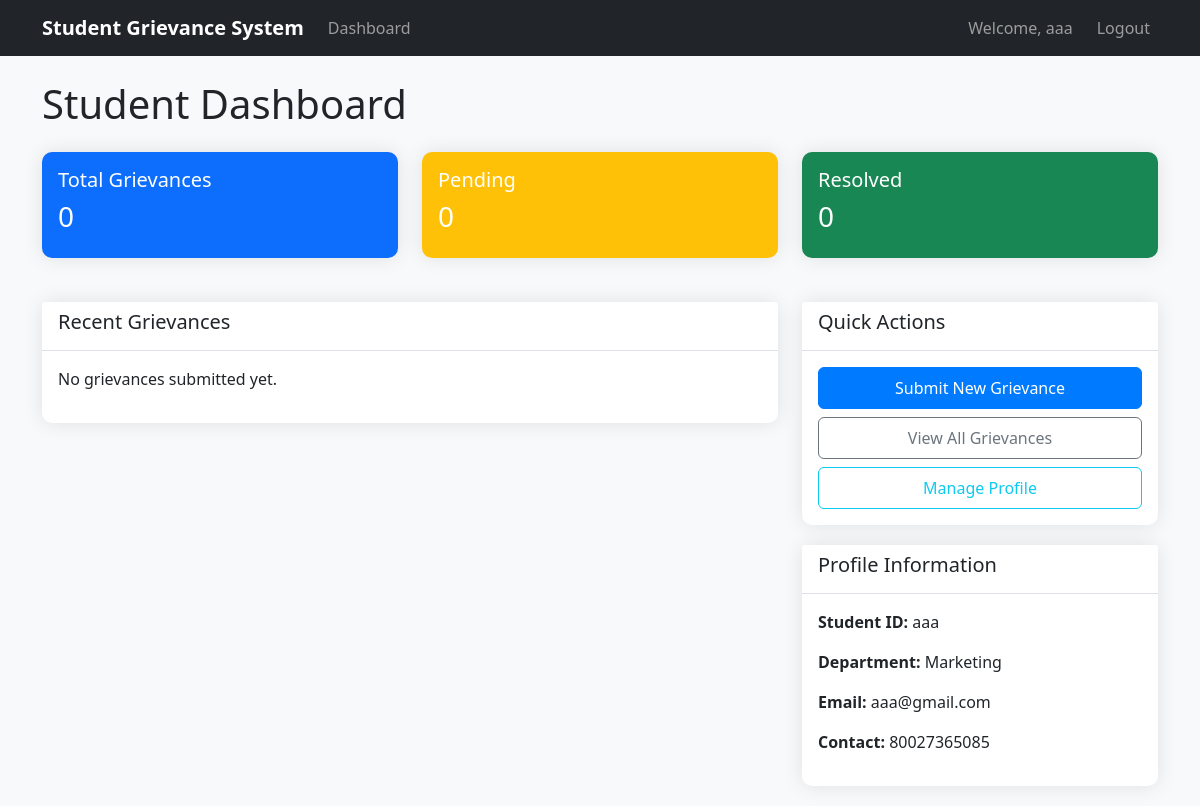
The page /api/students/ (signed in) on the database as committed earlier.
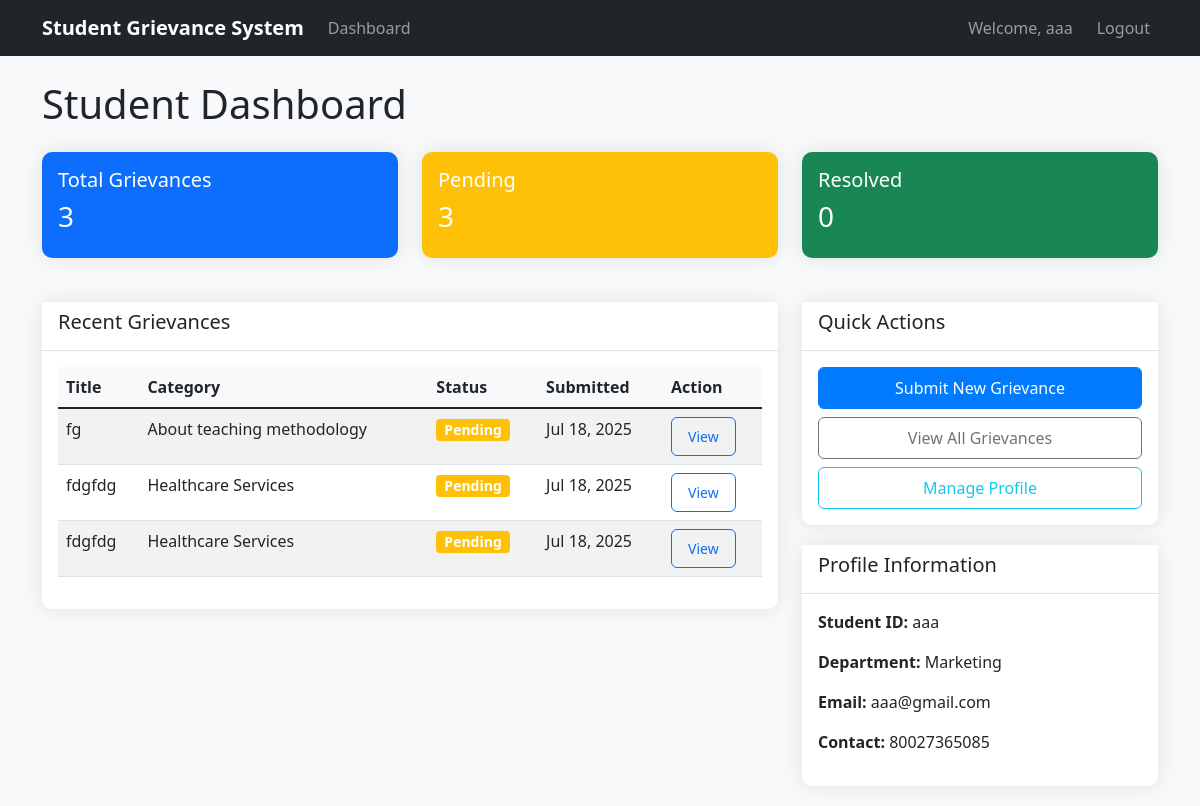
The same page on the database as committed later.
### apps/grievances/models.py (models this page shows, shortened)
class Grievance(models.Model):
    STATUS_CHOICES = [
        ('pending', 'Pending'),
        ('resolved', 'Resolved'),
        ('rejected', 'Rejected'),
    ]
    PRIORITY_CHOICES = [
        ('low', 'Low'),
        ('medium', 'Medium'),
        ('high', 'High'),
        ('urgent', 'Urgent'),
    ]
    id = models.UUIDField(primary_key=True, default=uuid.uuid4, editable=False)
    student = models.ForeignKey(StudentProfile, on_delete=models.CASCADE, related_name='grievances')
    title = models.CharField(max_length=200)
    description = models.TextField()
    category = models.ForeignKey(Category, on_delete=models.CASCADE, related_name='grievances')
    department = models.CharField(max_length=100, blank=True, null=True, help_text="Department related to grievance")
    status = models.CharField(max_length=20, choices=STATUS_CHOICES, default='pending')
    priority = models.CharField(max_length=20, choices=PRIORITY_CHOICES, default='medium')
    assigned_to = models.ForeignKey(AdminProfile, on_delete=models.SET_NULL, null=True, blank=True, related_name='assigned_grievances')
    is_anonymous = models.BooleanField(default=False)
    expected_resolution_date = models.DateTimeField(null=True, blank=True)
    actual_resolution_date = models.DateTimeField(null=True, blank=True)
    submitted_at = models.DateTimeField(auto_now_add=True)
    updated_at = models.DateTimeField(auto_now=True)
    class Meta:
        ordering = ['-submitted_at']
        indexes = [
            models.Index(fields=['status', 'submitted_at']),
            models.Index(fields=['student', 'status']),
            models.Index(fields=['assigned_to', 'status']),
        ]

class Category(models.Model):
    CATEGORY_TYPES = [
        ('academic', 'Academic'),
        ('non_academic', 'Non-Academic'),
    ]
    id = models.UUIDField(primary_key=True, default=uuid.uuid4, editable=False)
    name = models.CharField(max_length=100)
    description = models.TextField(blank=True, null=True)
    category_type = models.CharField(max_length=20, choices=CATEGORY_TYPES)
    default_admin = models.ForeignKey(AdminProfile, on_delete=models.SET_NULL, null=True, blank=True, related_name='default_categories')
    keywords = models.TextField(blank=True, null=True, help_text="Keywords for auto-assignment (comma-separated)")
    is_active = models.BooleanField(default=True)
    created_at = models.DateTimeField(auto_now_add=True)
    updated_at = models.DateTimeField(auto_now=True)
    class Meta:
        verbose_name_plural = "Categories"
        ordering = ['category_type', 'name']

### apps/students/views.py (the view)
# urls.py: path('', views.student_dashboard_view, name='dashboard'),
@login_required
def student_dashboard_view(request):
    if not request.user.is_student:
        return redirect('admin_panel:dashboard')
    try:
        student_profile = request.user.student_profile
    except StudentProfile.DoesNotExist:
        messages.error(request, 'Student profile not found')
        return redirect('authentication:login')
    grievances = Grievance.objects.filter(student=student_profile).order_by('-submitted_at')
    context = {
        'student_profile': student_profile,
        'grievances': grievances[:5],  # Recent 5 grievances
        'total_grievances': grievances.count(),
        'pending_grievances': grievances.filter(status='pending').count(),
        'resolved_grievances': grievances.filter(status='resolved').count(),
    }
    return render(request, 'students/dashboard.html', context)

### apps/authentication/models.py (called while the page is built)
    def get_display_name(self):
        if hasattr(self, 'student_profile') and self.student_profile.name:
            return self.student_profile.name
        return self.email

    @property
    def is_student(self):
        return self.role == 'student'

    @property
    def is_admin(self):
        return self.role in ['admin', 'superadmin', 'officer']

### templates/students/dashboard.html (shortened to what the changed rows need)
{% extends 'base.html' %}
{% load static %}
{% block content %}
<div class="row">
    <div class="col-12">
        <h1 class="mb-4">Student Dashboard</h1>
    </div>
</div>
<div class="row mb-4">
    <div class="col-md-4">
        <div class="card bg-primary text-white">
            <div class="card-body">
                <h5 class="card-title">Total Grievances</h5>
                <h3>{{ total_grievances }}</h3>
            </div>
        </div>
    </div>
    <div class="col-md-4">
        <div class="card bg-warning text-white">
            <div class="card-body">
                <h5 class="card-title">Pending</h5>
                <h3>{{ pending_grievances }}</h3>
            </div>
        </div>
    </div>
</div>
<div class="row">
    <div class="col-md-8">
        <div class="card">
            <div class="card-body">
                {% if grievances %}
                    <div class="table-responsive">
                        <table class="table table-striped">
                            <thead>
                                <tr>
                                    <th>Title</th>
                                    <th>Category</th>
                                    <th>Status</th>
                                    <th>Submitted</th>
                                    <th>Action</th>
                                </tr>
                            </thead>
                            <tbody>
                                {% for grievance in grievances %}
                                <tr>
                                    <td>{{ grievance.title }}</td>
                                    <td>{{ grievance.category.name }}</td>
                                    <td>
                                        <span class="badge bg-{% if grievance.status == 'pending' %}warning{% elif grievance.status == 'resolved' %}success{% else %}info{% endif %}">
                                            {{ grievance.get_status_display }}
                                        </span>
                                    </td>
                                    <td>{{ grievance.submitted_at|date:"M d, Y" }}</td>
                                    <td>
                                        <a href="{% url 'students:grievance_detail' grievance.id %}" class="btn btn-sm btn-outline-primary">View</a>
                                    </td>
                                </tr>
                                {% endfor %}
                            </tbody>
                        </table>
                    </div>
                {% else %}
                    <p>No grievances submitted yet.</p>
                {% endif %}
            </div>
        </div>
    </div>
</div>
{% endblock %}

Rows that differ between the two databases and show on the page:
added Grievance: title "fg", category.name "About teaching methodology", status "Pending", submitted_at "Jul 18, 2025"
added Grievance: title "fdgfdg", category.name "Healthcare Services", status "Pending", submitted_at "Jul 18, 2025"
added Grievance: title "fdgfdg", category.name "Healthcare Services", status "Pending", submitted_at "Jul 18, 2025"
Other text that changed with them:
{{ total_grievances }}: "0" → "3"
{{ pending_grievances }}: "0" → "3"
text no longer shown: "No grievances submitted yet."
text now shown: "Title Category Status Submitted Action"
